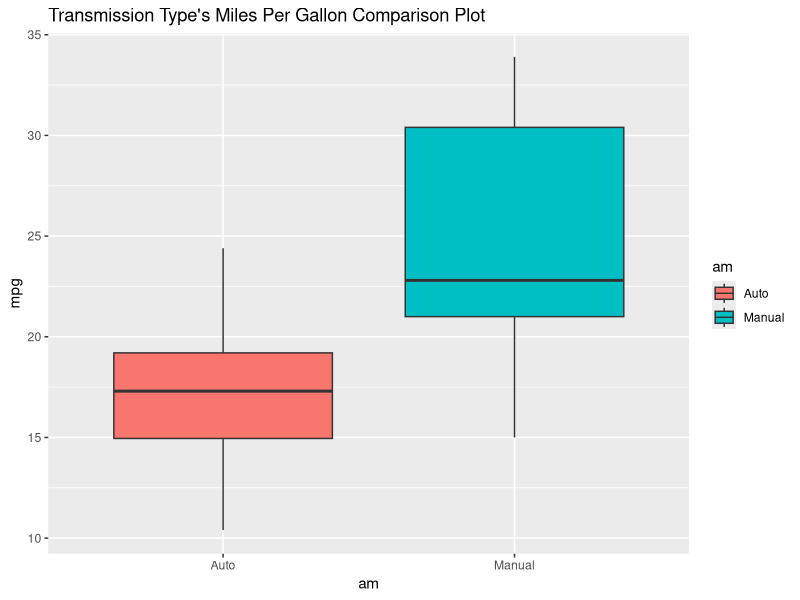

Recreate this plot in R.
## ---- chunk 1
library(datasets)
library(ggplot2)

# load data table into the abbreviation
mtc <- mtcars

# Understand the data structure
sapply(mtc, class)
## ---- chunk 2
# Use factor to label transmission
mtc$am <- factor(mtc$am, labels = c("Auto", "Manual"))

ggplot(data = mtc, aes(x = am, y = mpg))+ geom_boxplot(aes(fill = am)) + ggtitle("Transmission Type's Miles Per Gallon Comparison Plot")

fit <- lm(mpg ~ am, data =mtc)
